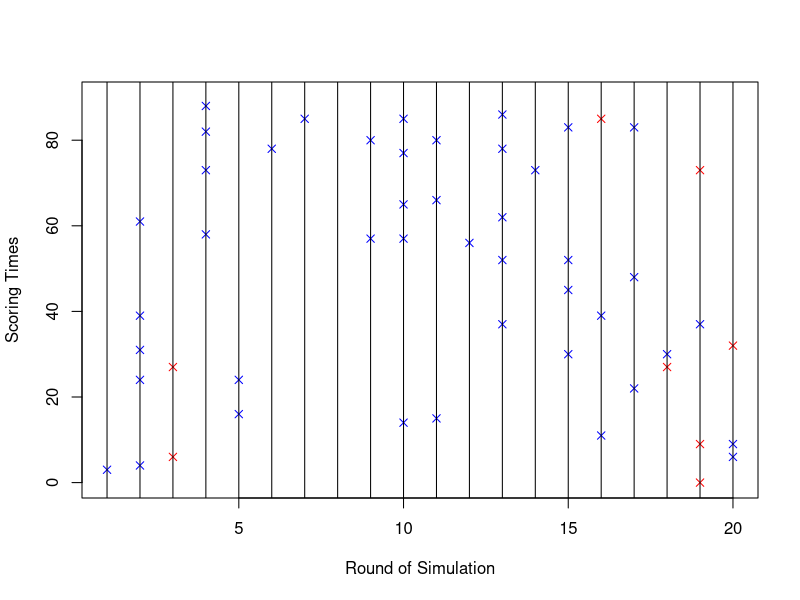

Generate this figure with R:
library(dplyr)
library(plyr)

champ.adjust <- c((28 + 40 + 32)/ (83 + 72 + 60),(62 + 85 + 74)/ (43 + 37 + 44))
# sum of total goals for/against for the 3 relegated teams divided by 
# sum of total goals for/against for the 3 championship teams

HA.goals <- read.csv("2013-14 Total Goals.csv",header = T)

for (i in 1:nrow(HA.goals)) {
	if(is.na(HA.goals[i,]$Championship.Teams)){
		HA.goals[i,]$Championship.Teams <- FALSE
	}
	if(HA.goals[i,]$Championship.Teams == TRUE){
		HA.goals[i,c(2,4)] <- floor(HA.goals[i,c(2,4)] * champ.adjust[1])
		HA.goals[i,c(3,5)] <- floor(HA.goals[i,c(3,5)] * champ.adjust[2])
	}
}
HA.goals <- HA.goals[,-6]

total <- apply(HA.goals[,-1],FUN = sum,MARGIN = 2)

HA.goals <- HA.goals %>% mutate(HGF = Home.Goals.For*20/total[1],
																HGA = Home.Goals.Against*20/total[2],
																AGF = Away.Goals.For*20/total[2],
																AGA = Away.Goals.Against*20/total[1])

##########

simulate_poisson <- function(alpha,beta,home,team,opponent){
	stopifnot(is.logical(home))
	adjust <- numeric()
	if(home == TRUE){
		adjust <- HA.goals$HGF[HA.goals$Team == team]*
			HA.goals$AGA[HA.goals$Team == opponent]
	} else {
		adjust <- HA.goals$AGF[HA.goals$Team == team]*
			HA.goals$HGA[HA.goals$Team == opponent]
	}
	N <- rpois(1,lambda = 975/380/2*adjust)
	S <- numeric()
	if(N != 0){
		for (i in 1:N) {
			S <- append(S,rbeta(1,shape1 = alpha,shape2 = beta))
		}
	}
	return(floor(sort(S)*90))
}

simulate_cox <- function(alpha,beta,home,team,opponent){
	stopifnot(is.logical(home))
	adjust <- numeric()
	if(home == TRUE){
		adjust <- HA.goals$HGF[HA.goals$Team == team]*
			HA.goals$AGA[HA.goals$Team == opponent]
	} else {
		adjust <- HA.goals$AGF[HA.goals$Team == team]*
			HA.goals$HGA[HA.goals$Team == opponent]
	}
	N <- rpois(1,lambda = 975/380/2*adjust)
	S <- numeric()
	if(N != 0){
		for (i in 1:N) {
			S <- append(S,rbeta(1,shape1 = rexp(1,lambda = alpha),shape2 = rexp(1,lambda = beta)))
		}
	}
	return(floor(sort(S)*90))
}

# Example: Chelsea (Home) vs. Aston Villa (Away)
S_Chelsea <- simulate_poisson(alpha = 1.074,beta = 0.84,
															home = TRUE,team = "Chelsea",opponent = "Aston Villa")
S_Chelsea

S_Aston <- simulate_poisson(alpha = 1.074,beta = 0.84,
														home = FALSE,team = "Aston Villa",opponent = "Chelsea")
S_Aston

N <- 20
plot(x = NULL,y = NULL,xlim = c(1,N),ylim = c(0,90),
		 xlab = "Round of Simulation",ylab = "Scoring Times")
for (i in 1:N) {
	S_Chelsea <- simulate_poisson(alpha = 1.074,beta = 0.84,
																home = TRUE,team = "Chelsea",opponent = "Aston Villa")
	S_Aston <- simulate_poisson(alpha = 1.074,beta = 0.84,
															home = FALSE,team = "Aston Villa",opponent = "Chelsea")
	if(length(S_Chelsea) != 0){
		for(j in S_Chelsea) {
			points(x = i,y = j,col = "blue",pch = 4)
		}
	}
	if(length(S_Aston) != 0){
		for (k in S_Aston) {
			points(x = i,y = k,col = "red",pch = 4)
		}
	}
	abline(v = i)
}
